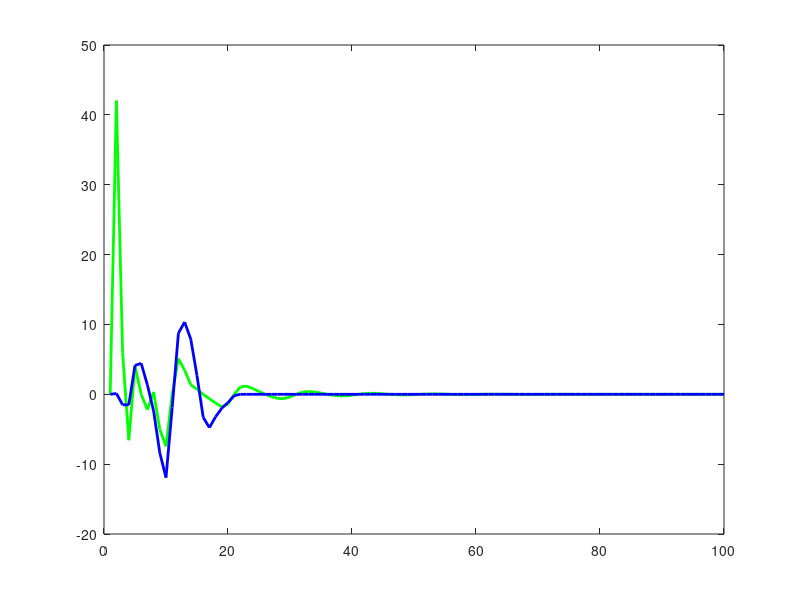

This figure's MATLAB source:
#!/usr/bin/env octave
%% ssa2.m
%% Mac Radigan

close all;

Nx=100;
dt=.001;
t = [0:Nx-1]*dt;

a=[10, 20, 30];
d=[1, 1, 1, 1];
f=[100, 200, 300];
p=[0, 0, 0, 0];
Nf=length(f);

%% simulation
x = zeros(1,Nx);
for m=1:Nf
  x = x+a(m)*exp(-d(m)*f(m)*t).*sin(2*pi*f(m)*t+p(m));
end

%% analysis
l=1;
Nm=10;
Nn=floor(Nx/Nm)+1;
X=zeros(Nn,Nm);
for n=1:Nn
  ii=n*l;
  X(n,:) = x(ii+[1:Nm]);
end

[U,S,V] = svd(X);

clear a d f p

%% synthesis
Nk=size(V,2);

%     amplitudes
A = zeros(Nn,Nk);
for ii=1:Nn
  for k=1:Nk
    % doc: a_i^k = sum_j=1^m( x_i+j-1 * e_j^k )
    A(ii,k) = A(ii,k)+X(ii,:)*V(k,:)'; 
  end
end

%     phases
y = zeros(size(x));
for ii=1:Nn
  % doc: x_i+j-1 = sum_k=1^m( a_i_k * e_j_k )
  y(ii+[1:Nm]) = y(ii+[1:Nm]) + A(ii,k).*V(k,:); 
end

figure(101); 
  plot(real(x),'g','LineWidth',2);
  hold on;
  plot(real(y),'b','LineWidth',2);

%% *EOF*
